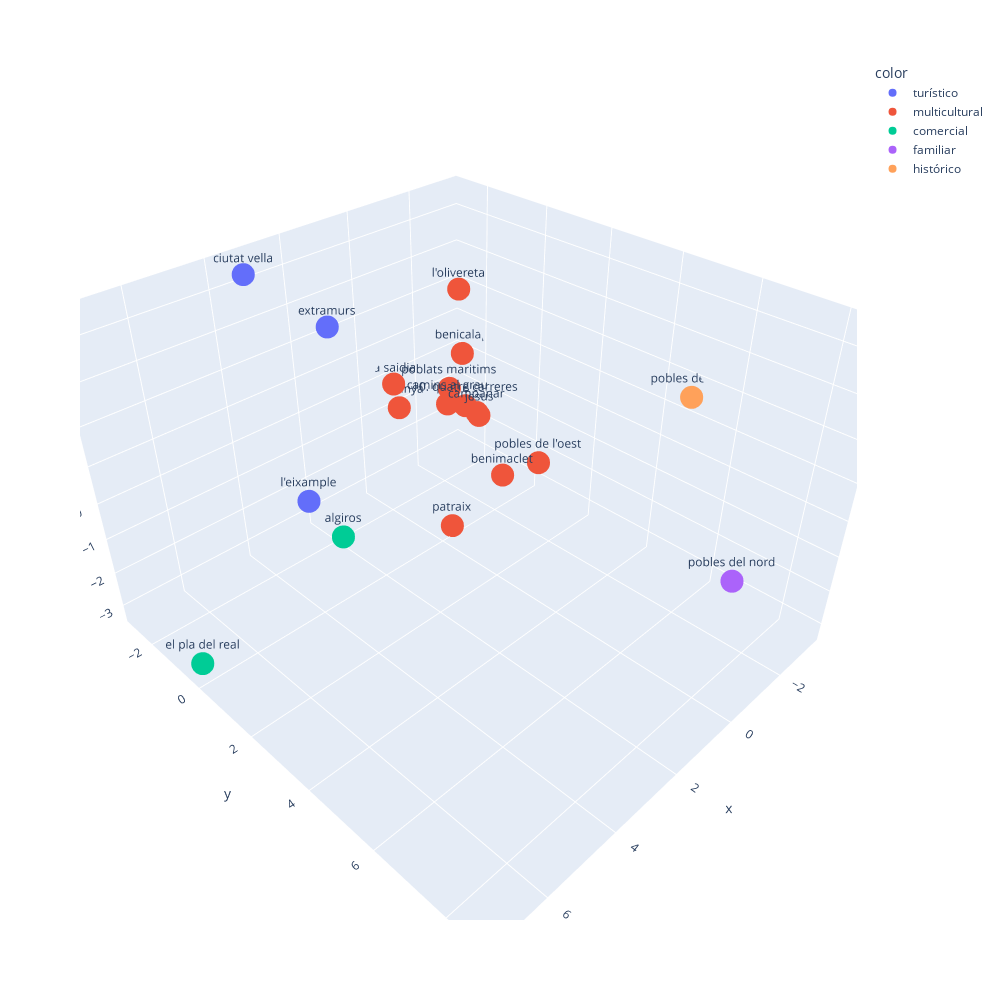

The cell this chart's notebook holds for it:
### Code cell
# Vemos que el número óptimo de clusters es 5

kmeans = KMeans(n_clusters=5)
kmeans.fit(df_scaled_completo)
df['Cluster'] = kmeans.labels_

# vamos a añadir la columna cluster al dataframe df_completo
df_completo['Cluster'] = kmeans.labels_
# la etiquta 0 va a ser "turístico"
# la etiqueta 1 va a ser "multicultural"
# la etiqueta 2 va a ser "comercial"
# la etiqueta 3 va a ser "familiar"
# la etiqueta 4 va a ser "histórico"
df_completo['Cluster_color'] = df_completo['Cluster'].map({0: 'turístico', 1: 'multicultural', 2: 'comercial', 3: 'familiar', 4: 'histórico'})


# Representamos los datos en 3D (debe poder girarse, usaremos plotly). Cada punto debe mostrar su nombre (distrito) y su cluster

fig = px.scatter_3d(x=df_pca_completo[:, 0], y=df_pca_completo[:, 1], z=df_pca_completo[:, 2], text=df['Distrito'], color=df_completo['Cluster_color'], width=1000, height=1000)


fig.show()


# JESUS, DE AQUÍ LA FIGURA DE LA PRESENTACIÓN // BENNET

### Figure 1 — Plotly figure (JSON) as saved in the notebook; plotly's stock layout.template omitted (floating-point values rounded to 4 significant figures)
{"data": [{"hovertemplate": "color=turístico<br>x=%{x}<br>y=%{y}<br>z=%{z}<br>text=%{text}<extra></extra>", "legendgroup": "turístico", "marker": {"color": "#636efa", "symbol": "circle"}, "mode": "markers+text", "name": "turístico", "scene": "scene", "showlegend": true, "text": [" ciutat vella", " l'eixample", " extramurs"], "type": "scatter3d", "x": [3.603, 4.482, 2.875], "y": [-2.309, 0.5216, -0.4428], "z": [4.494, 0.3577, 3.647]}, {"hovertemplate": "color=multicultural<br>x=%{x}<br>y=%{y}<br>z=%{z}<br>text=%{text}<extra></extra>", "legendgroup": "multicultural", "marker": {"color": "#EF553B", "symbol": "circle"}, "mode": "markers+text", "name": "multicultural", "scene": "scene", "showlegend": true, "text": [" campanar", " la saidia", " l'olivereta", " patraix", " jesus", "10. quatre carreres", " poblats maritims", " camins al grau", " benimaclet", " rascanya", " benicalap", " pobles de l'oest"], "type": "scatter3d", "x": [-0.6343, -0.7899, -2.252, -0.4291, -1.837, -1.85, -2.203, -1.553, -0.7305, -1.044, -3.086, -2.341], "y": [0.6133, -2.667, -1.649, -0.08717, -0.4922, -1.011, -1.988, -1.388, 1.43, -2.776, -2.374, 1.213], "z": [0.477, -0.0958, 2.498, -3.274, -0.5921, -0.5189, -0.524, -0.4973, -1.035, -0.9848, 0.07659, -1.526]}, {"hovertemplate": "color=comercial<br>x=%{x}<br>y=%{y}<br>z=%{z}<br>text=%{text}<extra></extra>", "legendgroup": "comercial", "marker": {"color": "#00cc96", "symbol": "circle"}, "mode": "markers+text", "name": "comercial", "scene": "scene", "showlegend": true, "text": [" el pla del real", " algiros"], "type": "scatter3d", "x": [7.266, 3.363], "y": [-0.302, 0.1384], "z": [-3.184, -1.449]}, {"hovertemplate": "color=familiar<br>x=%{x}<br>y=%{y}<br>z=%{z}<br>text=%{text}<extra></extra>", "legendgroup": "familiar", "marker": {"color": "#ab63fa", "symbol": "circle"}, "mode": "markers+text", "name": "familiar", "scene": "scene", "showlegend": true, "text": [" pobles del nord"], "type": "scatter3d", "x": [0.4796], "y": [8.664], "z": [0.5631]}, {"hovertemplate": "color=histórico<br>x=%{x}<br>y=%{y}<br>z=%{z}<br>text=%{text}<extra></extra>", "legendgroup": "histórico", "marker": {"color": "#FFA15A", "symbol": "circle"}, "mode": "markers+text", "name": "histórico", "scene": "scene", "showlegend": true, "text": [" pobles del sud"], "type": "scatter3d", "x": [-3.319], "y": [4.907], "z": [1.566]}], "layout": {"height": 1000, "legend": {"title": {"text": "color"}, "tracegroupgap": 0}, "margin": {"t": 60}, "scene": {"domain": {"x": [0, 1], "y": [0, 1]}, "xaxis": {"title": {"text": "x"}}, "yaxis": {"title": {"text": "y"}}, "zaxis": {"title": {"text": "z"}}}, "width": 1000}}
